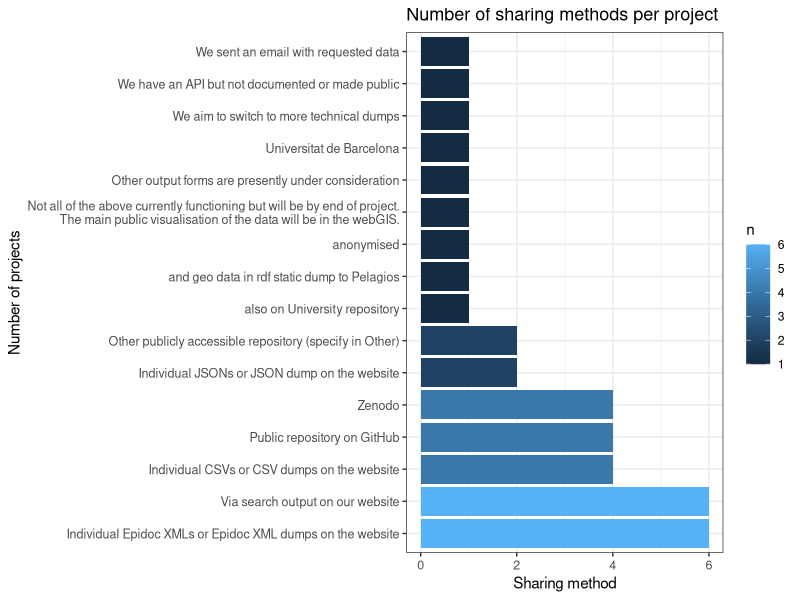
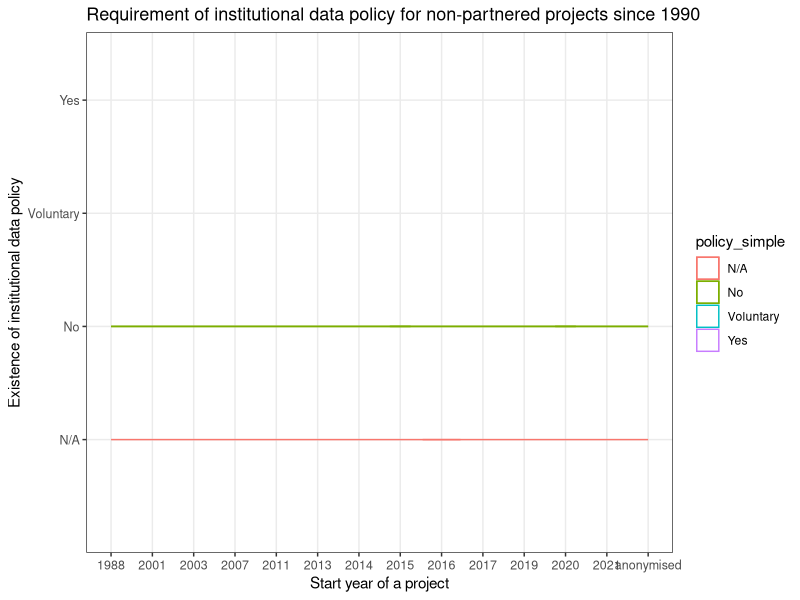
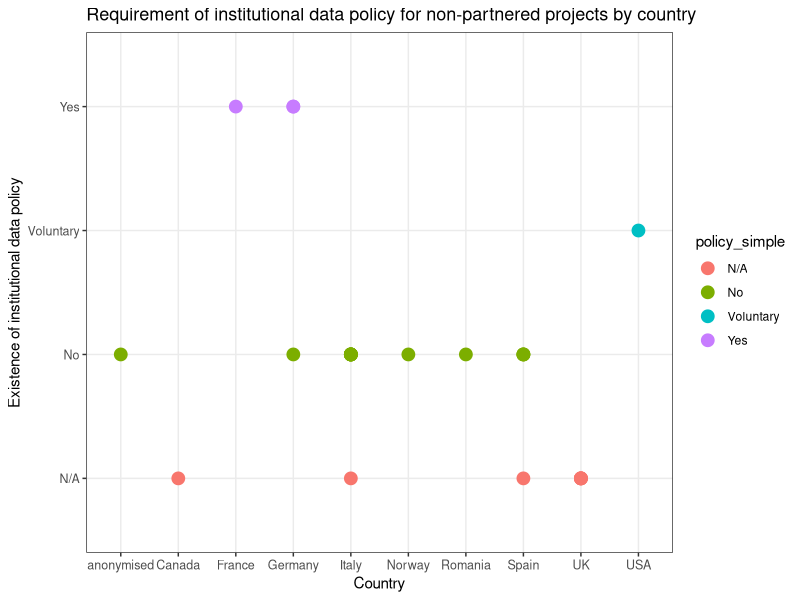

Generate these figures, in order, with R:
## ---- chunk 1
knitr::opts_chunk$set(echo = FALSE)

library(tidyverse)
## ---- chunk 2
# loading data from TSV file
partners<- read_tsv("../data/01_scoping_survey_anonymised.tsv")
## ---- chunk 3
partners_language <- as.data.frame(unlist(str_split(partners$Language_clean, "; ")))
colnames(partners_language) <- c("language")

partners_language_ratio <- partners_language %>% 
  count(language, sort=T) %>% 
  mutate(ratio = round(n/(sum(n)/100)))
partners_language_ratio
## ---- chunk 4
partner_language_count<- str_count(partners$Language_clean, ";")+1
## ---- chunk 5
partners$Language_clean
## ---- chunk 6
partners %>% 
  count(Website)
## ---- chunk 7
IT <- partners %>% 
  count(`Does you project have an IT specialist(s)?`, sort=T) %>% 
  rename(IT_spec = `Does you project have an IT specialist(s)?`) %>% 
  mutate(ratio = round(n/(sum(n)/100)))
IT
## ---- chunk 8
format <- partners %>% 
  count(`Our projects stores epigraphic data in the following formats`, sort=T) %>% 
  rename(format = `Our projects stores epigraphic data in the following formats`) %>% 
  mutate(no_format = str_count(format, ",") + 1)
format
## ---- chunk 9
epidoc <- sum(str_detect(partners$`Our projects stores epigraphic data in the following formats`, "Epidoc XML"))
json <- sum(str_detect(partners$`Our projects stores epigraphic data in the following formats`, "JSON"))
rdf <- sum(str_detect(partners$`Our projects stores epigraphic data in the following formats`, "RDF"))
csv <- sum(str_detect(partners$`Our projects stores epigraphic data in the following formats`, "CSV"))
sql <- sum(str_detect(partners$`Our projects stores epigraphic data in the following formats`, "SQL"))
## ---- chunk 10
share<- partners %>% 
  count(`Do you share your data outside of your project`, sort=T) %>% 
  rename(share = `Do you share your data outside of your project`) %>% 
  mutate(ratio = round((n/(sum(n)/100))))
share
## ---- chunk 11
outshare<- partners %>% 
  count(`How do share your data with users outside your project`, sort=T) %>% 
  rename(share_all = `How do share your data with users outside your project`) %>% 
  mutate(share_method = str_count(share_all, "; ") + 1) 

outshare
## ---- chunk 12

sharingserv <- as.data.frame(unlist(str_split(partners$`How do share your data with users outside your project`, "; ")))
colnames(sharingserv) <- c("service")


sharing_service <- sharingserv %>% 
  count(service, sort= T) 

sharingplot<- sharing_service %>% 
  ggplot() + 
  geom_col(aes(y= reorder(service, -n), x= n, fill = n), width = 0.9) + 
  scale_y_discrete(labels = function(x) str_wrap(x, width = 75))  +
  ggtitle("Number of sharing methods per project") +
  xlab("Sharing method") + ylab("Number of projects") +
  #coord_flip() +
  theme_bw() +
  #coord_cartesian(xlim = c(0, 5)) +
  theme(axis.text = element_text(size = 9)) +
  theme(plot.title = element_text(size = 13))

sharingplot
## ---- chunk 13
policies <- partners %>% 
  mutate(policies = `Does your institution of funding body require your project to comply with any data policies (e.g., FAIR principles, data storage, data sharing, Open Science)?`) %>% 
  count(policies, sort=T) %>% 
  mutate(ratio = round((n/(sum(n)/100))))
policies
## ---- chunk 14
unique(na.omit(partners$`If you have answered YES in the previous question, please specify what are the policies, or provide link.`))
## ---- chunk 15
stand_term <- as.data.frame(unlist(str_split(partners$`Standardized terminologies: The project uses the following systems (check all that apply)`, ", ")))
colnames(stand_term) <- c("standard_terminologies")

stand_term_ratio<- stand_term %>% 
  count(standard_terminologies, sort= T) %>% 
  mutate(ratio = round(n/(nrow(partners)/100)))  

stand_term_ratio
## ---- chunk 16
stand_method<- partners %>% 
  #count(`Standardized terminologies: The project uses the following systems (check all that apply)`, sort=T) %>% 
  rename(stand_all = `Standardized terminologies: The project uses the following systems (check all that apply)`) %>% 
  mutate(standard_method_no = str_count(stand_all, ", ") + 1)  %>% 
  select(standard_method_no) %>% 
  count(standard_method_no) %>% 
  mutate(ratio = round(n/(nrow(partners)/100)))
stand_method
## ---- chunk 17
lod <- as.data.frame(unlist(str_split(partners$`Linked Open Data: The project uses the following systems (check all that apply)`, ", ")))
colnames(lod) <- c("linked_data")


lod_ratio<- lod %>% 
  count(linked_data, sort= T) %>% 
  mutate(ratio = round(n/(sum(n)/100))) %>% 
  mutate(ratio_all_proj = round(n/(nrow(partners)/100)))
lod_ratio

## ---- chunk 18
# loading data from TSV file
projects<- read_tsv("../data/02_scoping_survey_anonymised.tsv")
## ---- chunk 19
proj_act<- projects %>% 
  count(`Is the project still active?`) %>% 
  rename(status = `Is the project still active?`) %>% 
  mutate(ratio = round(n/(sum(n)/100)))
proj_act
## ---- chunk 20
projects_language <- as.data.frame(unlist(str_split(projects$Language_clean, "; ")))
colnames(projects_language) <- c("language")

projects_language_ratio <- projects_language %>% 
  count(language, sort=T) %>% 
  mutate(ratio = round(n/(sum(n)/100)))
projects_language_ratio
## ---- chunk 21
project_language_count<- str_count(projects$Language_clean, ";")+1
## ---- chunk 22
unique(projects$Language_clean)
## ---- chunk 23
projects %>% 
  count(Website)
## ---- chunk 24
IT2 <- projects %>% 
  count(`Does you project have an IT specialist(s)?`, sort=T) %>% 
  rename(IT_spec = `Does you project have an IT specialist(s)?`) %>% 
  #na.omit(IT_spec) %>% 
  mutate(ratio = round(n/(nrow(projects)/100)))
IT2
## ---- chunk 25
format2 <- projects %>% 
  count(`Our projects stores epigraphic data in the following formats`, sort=T) %>% 
  rename(format = `Our projects stores epigraphic data in the following formats`) %>% 
  filter(format != "N/A") %>% 
  mutate(no_format = str_count(format, ",") + 1)
format2
## ---- chunk 26
epidoc2 <- sum(str_detect(projects$`Our projects stores epigraphic data in the following formats`, "Epidoc XML"))
json2 <- sum(str_detect(projects$`Our projects stores epigraphic data in the following formats`, "JSON"))
rdf2 <- sum(str_detect(projects$`Our projects stores epigraphic data in the following formats`, "RDF"))
csv2 <- sum(str_detect(projects$`Our projects stores epigraphic data in the following formats`, "CSV"))
sql2 <- sum(str_detect(projects$`Our projects stores epigraphic data in the following formats`, "SQL"))
## ---- chunk 27
active_proj <- nrow(filter(projects, `Is the project still active?`%in% c("Yes")))
## ---- chunk 28
share2<- projects %>% 
  count(`Do you share your data outside of your project`, sort=T) %>% 
  rename(share = `Do you share your data outside of your project`) %>% 
  filter(share != "N/A") %>% 
  mutate(ratio = round((n/(sum(n)/100))))
share2
## ---- chunk 29
outshare2<- projects %>% 
  count(`How do share your data with users outside your project`, sort=T) %>% 
  rename(share_all = `How do share your data with users outside your project`) %>%
  filter(share_all != "N/A") %>% 
  mutate(share_method = str_count(share_all, "[,|;] ") + 1) 

outshare2
## ---- chunk 30
closed_proj <- nrow(filter(projects, `Is the project still active?`%in% c("No, the project is closed", "Currently not, but we are considering a re-start")))
## ---- chunk 31
share_cl<- projects %>% 
  rename(share = `Is the data created by your project accessible?`) %>%
  filter(share !="N/A") %>% 
  count(share, sort=T) %>% 
  mutate(ratio = round((n/(sum(closed_proj)/100))))
share_cl
## ---- chunk 32
sharing_clac <- as_tibble(unlist(str_split(projects$`Our project data are accessible via (check all that apply):`, ", ")))
colnames(sharing_clac) <- c("service")


sharing_claccess <- sharing_clac %>% 
  filter(service != "N/A") %>% 
  count(service, sort= T) %>% 
  mutate(ratio = round((n/(sum(closed_proj)/100))))
sharing_claccess
## ---- chunk 33
policies2 <- projects %>% 
  mutate(policies = `Does your institution of funding body require your project to comply with any data policies (e.g., FAIR principles, data storage, data sharing, Open Science)?`) %>% 
  filter(policies != "N/A") %>% 
  count(policies, sort=T) %>% 
  mutate(ratio = round((n/(sum(n)/100))))
  
policies2
## ---- chunk 34
unique(na.omit(projects$`If you have answered YES in the previous question, please specify what are the policies, or provide link.`))
## ---- chunk 35
policies2_length<- projects %>% 
  select(Length_numeric_years, `Does your institution of funding body require your project to comply with any data policies (e.g., FAIR principles, data storage, data sharing, Open Science)?`) %>% 
  mutate(policy = `Does your institution of funding body require your project to comply with any data policies (e.g., FAIR principles, data storage, data sharing, Open Science)?`)
  
policies2_length$policy_simple <- ifelse(grepl("Neither our grant funding*", policies2_length$policy), "Voluntary", 
                                        ifelse(grepl("Policies are on the way*|Not with an official request*|We don't work for any institution*", policies2_length$policy), "No", 
                                               ifelse(grepl("The French National Centre for Scientific Research strongly encourages its members to comply*|Not with an official request*", policies2_length$policy), "Yes",
                                                                                policies2_length$policy)))

policies2_length_mean<- policies2_length %>% group_by(policy_simple) %>% 
  summarise_at(vars(Length_numeric_years), list(average_duration_yr = mean))
## ---- chunk 36
policies2_length_mean
## ---- chunk 37
# loading data from TSV file
projects_post<- read_tsv("../data/02_scoping_survey_anonymised_PostSurvey.tsv")
## ---- chunk 38
# merging with the original dataset
projects_comb <- merge(x=projects, y=projects_post, by="ID_anon")

#processing
policy_year_started<- projects_comb %>% 
  select(YearStarted, `Does your institution of funding body require your project to comply with any data policies (e.g., FAIR principles, data storage, data sharing, Open Science)?`) %>% 
  mutate(policy = `Does your institution of funding body require your project to comply with any data policies (e.g., FAIR principles, data storage, data sharing, Open Science)?`)
  
policy_year_started$policy_simple <- ifelse(grepl("Neither our grant funding*", policy_year_started$policy), "Voluntary", 
                                        ifelse(grepl("Policies are on the way*|Not with an official request*|We don't work for any institution*", policy_year_started$policy), "No", 
                                               ifelse(grepl("The French National Centre for Scientific Research strongly encourages its members to comply*|Not with an official request*", policy_year_started$policy), "Yes",
                                                                                policy_year_started$policy)))
## ggplot policy by years started

policy_year_started %>% 
  filter(YearStarted>1950) %>% 
  ggplot(aes(x=YearStarted, y=policy_simple, color=policy_simple))+
  geom_violin() +
  #geom_point(aes(x=YearStarted, y=policy_simple))
  geom_density()+
  geom_vline(xintercept=2015, linetype=2, colour="brown") +
  ggtitle("Requirement of institutional data policy for non-partnered projects since 1990") +
  xlab("Start year of a project") + ylab("Existence of institutional data policy") +
  #coord_flip() +
  theme_bw() +
  #coord_cartesian(xlim = c(0, 5)) +
  theme(axis.text = element_text(size = 9)) +
  theme(plot.title = element_text(size = 13))

## ---- chunk 39
#processing
policy_country<- projects_comb %>% 
  select(YearStarted, `Does your institution of funding body require your project to comply with any data policies (e.g., FAIR principles, data storage, data sharing, Open Science)?`, Country) %>% 
  mutate(policy = `Does your institution of funding body require your project to comply with any data policies (e.g., FAIR principles, data storage, data sharing, Open Science)?`)
  
policy_country$policy_simple <- ifelse(grepl("Neither our grant funding*", policy_year_started$policy), "Voluntary", 
                                        ifelse(grepl("Policies are on the way*|Not with an official request*|We don't work for any institution*", policy_year_started$policy), "No", 
                                               ifelse(grepl("The French National Centre for Scientific Research strongly encourages its members to comply*|Not with an official request*", policy_year_started$policy), "Yes",
                                                                                policy_year_started$policy)))
  
## ggplot policy by countries
policy_country %>% 
  filter(YearStarted>1950) %>% 
  ggplot(aes(x=Country, y=policy_simple, color=policy_simple))+
  geom_point(aes(x=Country, y=policy_simple), size=4) +
  ggtitle("Requirement of institutional data policy for non-partnered projects by country") +
  xlab("Country") + ylab("Existence of institutional data policy") +
  #coord_cartesian(xlim = c(0, 5)) +
  theme_bw() +
  theme(axis.text = element_text(size = 9)) +
  theme(plot.title = element_text(size = 13))
## ---- chunk 40
fair<- projects %>% 
  mutate(policy = `Are you familiar with the FAIR data principles?`) %>%
  count(policy, sort=T) %>% 
  mutate(ratio = round(n/(sum(n)/100)))
fair
## ---- chunk 41
stand_term2 <- as.data.frame(unlist(str_split(projects$`Standardized terminologies: The project uses the following systems (check all that apply)`, ", ")))
colnames(stand_term2) <- c("standard_terminologies")


stand_term_ratio2<- stand_term2 %>% 
  count(standard_terminologies, sort= T) %>% 
  mutate(ratio = round(n/(sum(n)/100)))

stand_term_ratio2
## ---- chunk 42
policy_share<- projects %>% 
  mutate(policy_share = `Are you willing to share the standardized terminologies used in your project with us (e.g. type of inscription vocabularies, type of material etc.)`) %>% 
  count(policy_share, sort=T) %>% 
  mutate(ratio = round(n/(sum(n)/100)))
  
policy_share
## ---- chunk 43
lod2 <- as.data.frame(unlist(str_split(projects$`Linked Open Data: The project uses the following systems (check all that apply)`, ", ")))
colnames(lod2) <- c("linked_data")


lod_ratio2<- lod2 %>% 
  count(linked_data, sort= T) %>% 
  mutate(ratio = round(n/(nrow(projects)/100)))

lod_ratio2
## ---- chunk 44
lod_future <- as.data.frame(unlist(str_split(partners$`Select all options your project like to be able to use within the next three years:`, ", ")))
colnames(lod_future) <- c("lod_f")


lod_f_ratio<- lod_future %>% 
  count(lod_f, sort= T) %>% 
  mutate(ratio_all_proj = round(n/(nrow(partners)/100)))
lod_f_ratio
## ---- chunk 45
lod_ideas <- as.data.frame(unlist(str_split(partners$`Select all items your project would benefit from in the next three years:`, ", ")))
colnames(lod_ideas) <- c("lod_i")


lod_i_ratio<- lod_ideas %>% 
  count(lod_i, sort= T) %>% 
  mutate(ratio_all_proj = round(n/(nrow(partners)/100)))

lod_i_ratio
## ---- chunk 46
unique(na.omit(partners$`Your personal wish list. Provide a description of potential tasks and issues the FAIR Epigraphy can help your project within the next three years (and beyond)`))
## ---- chunk 47
lod_future2 <- as.data.frame(unlist(str_split(projects$`Select all options your project like to be able to use within the next three years:`, ", ")))
colnames(lod_future2) <- c("lod_f")


lod_f_ratio2<- lod_future2 %>% 
  count(lod_f, sort= T) %>% 
  mutate(ratio_all_proj = round(n/(nrow(projects)/100)))
lod_f_ratio2
## ---- chunk 48
lod_ideas2 <- as.data.frame(unlist(str_split(projects$`Select all items your project would benefit from in the next three years:`, ", ")))
colnames(lod_ideas2) <- c("lod_i")


lod_i_ratio2<- lod_ideas2 %>% 
  count(lod_i, sort= T) %>% 
  mutate(ratio_all_proj = round(n/(nrow(projects)/100)))

lod_i_ratio2
## ---- chunk 49
unique(na.omit(projects$`Your personal wish list. Provide a description of potential tasks and issues the FAIR Epigraphy can help your project within the next three years (and beyond)`))
